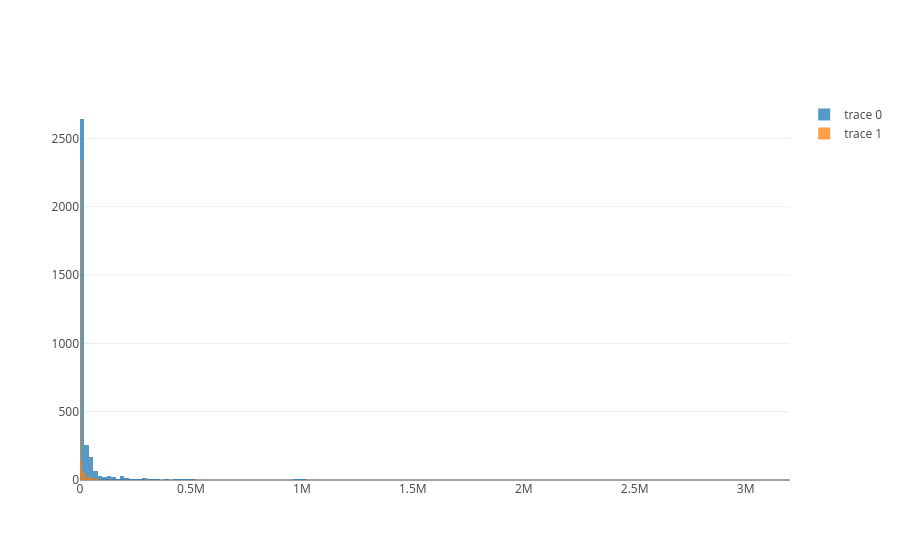

Notebook code for this chart:
### Code cell
x0 = df['e_inc_num']
x1 = df['e_inc_tbhiv_num']

trace1 = go.Histogram(
    x=x0,
    opacity=0.75
)
trace2 = go.Histogram(
    x=x1,
    opacity=0.75
)

data = [trace1, trace2]
layout = go.Layout(barmode='overlay')
fig = go.Figure(data=data, layout=layout)

py.iplot(fig)

### Figure 1 — Plotly figure (JSON) as saved in the notebook; plotly's stock layout.template omitted (floating-point values rounded to 4 significant figures; data arrays with more than 128 entries replaced by an {"elided": "..."} marker saying what was removed)
{"data": [{"opacity": 0.75, "type": "histogram", "x": {"elided": "3434 int values"}}, {"opacity": 0.75, "type": "histogram", "x": {"elided": "3434 int values"}}], "layout": {"barmode": "overlay"}}
